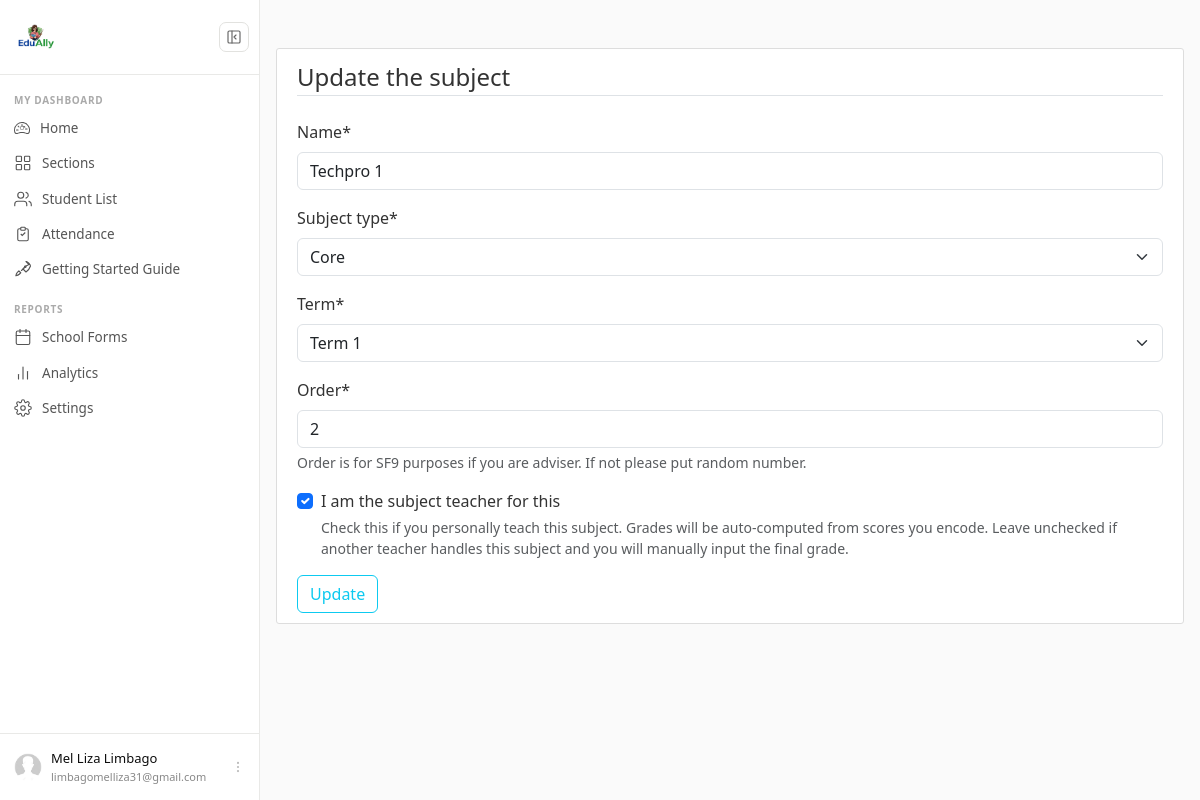
/section/detail/1/subject/update/1 (signed in), run on an earlier commit of the app's database.
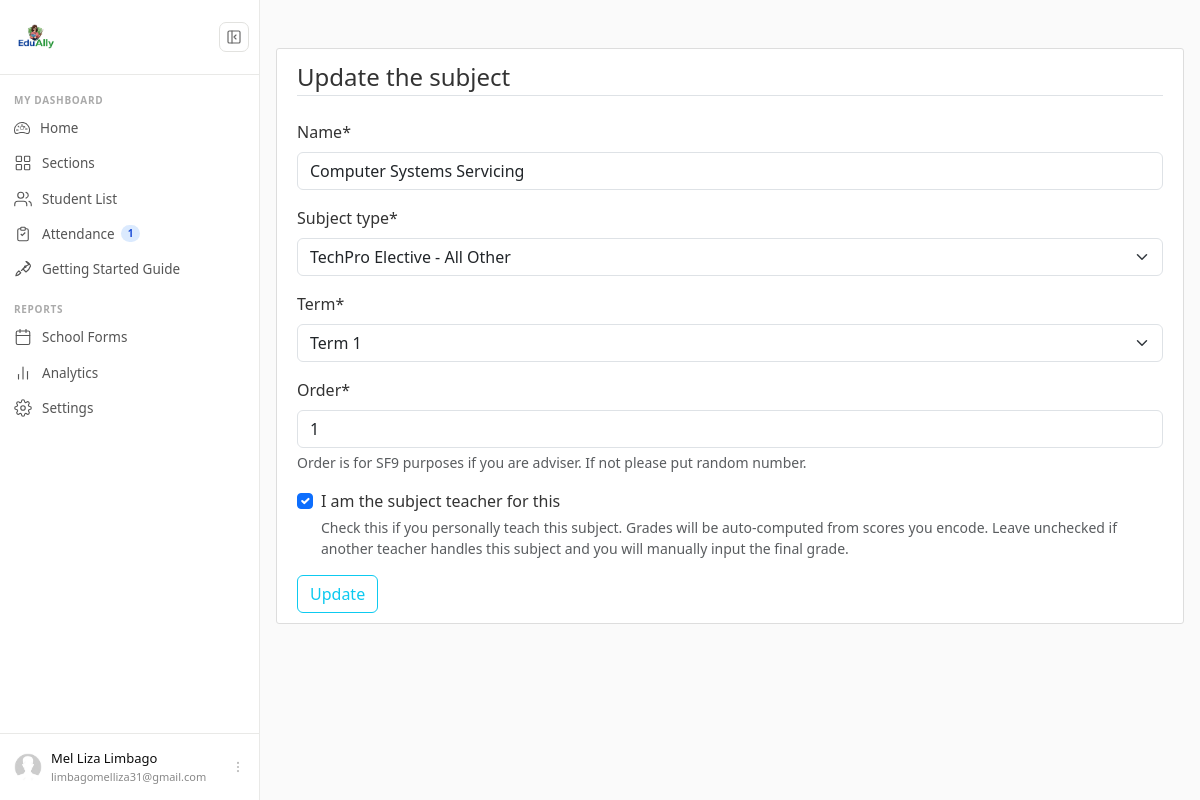
And on a later commit of the database.
### sections/models.py (models this page shows, shortened)
class Subject(models.Model):
    section = models.ForeignKey(Section, on_delete=models.CASCADE)
    term = models.ForeignKey(Term, on_delete=models.CASCADE)
    name = models.CharField(max_length=100)
    subject_type = models.CharField(max_length=20,choices=SUBJECT_TYPE_CHOICES,default='core')
    order = models.IntegerField(help_text="Order is for SF9 purposes if you are adviser. If not please put random number.")
    is_handled_by_owner = models.BooleanField(default=False, verbose_name="I am the subject teacher for this",help_text="Check this if you personally teach this subject. \nGrades will be auto-computed from scores you encode. \nLeave unchecked if another teacher handles this subject \nand you will manually input the final grade.")

### term/models.py (models this page shows, shortened)
class Term(models.Model):
    school_year= models.ForeignKey(schoolYear, on_delete=models.CASCADE)
    name = models.CharField(max_length=50)
    start_date=models.DateField()
    end_date=models.DateField()
    is_current  = models.BooleanField(default=False, verbose_name="Current Term")
    def __str__(self):
        return self.name

### sections/views.py (the view, shortened to what this page needs)
# urls.py: path('detail/<int:section_pk>/subject/update/<int:subject_pk>', SubjectUpdateView.as_view(),name='subject-update'),
class SubjectUpdateView(LoginRequiredMixin, UserPassesTestMixin, UpdateView):
    model = Subject
    fields = ['name','subject_type','term','order','is_handled_by_owner']
    template_name = 'sections/subject_update.html'
    def get_object(self, queryset=None):
        return get_object_or_404(Subject, pk=self.kwargs['subject_pk'], section_id=self.kwargs['section_pk'])
    def test_func(self):
        subject = self.get_object()
        if self.request.user == subject.section.adviser:
            return True
        return False

### attendance/context_processors.py (called while the page is built)
def attendance_alerts(request):
    if not request.user.is_authenticated:
        return {}
    today = datetime.date.today()
    unrecorded_count = 0
    adviser_sections = Section.objects.filter(
        adviser=request.user,
        is_adviser=True
    )
    for section in adviser_sections:
        has_students = Enrollment.objects.filter(
            section=section
        ).exists()
        if has_students:
            recorded = Attendance.objects.filter(
                enrollment__section=section,
                date=today
            ).exists()
            if not recorded:
                unrecorded_count += 1
    return {
        'unrecorded_count': unrecorded_count
    }

### sections/templates/sections/subject_update.html (shortened to what this page needs)
{% extends "users/base.html" %}
{% load crispy_forms_tags %}
{% block content %}
	<div class="content-section">
		<form method="POST">
			<fieldset class="form-group">
				<legend class="border-bottom mb-4">Update the subject</legend>
			{{ form|crispy }}
			</fieldset>
			<div class="form-group">
				<button class="btn btn-outline-info" type="submit">Update</button>
			</div>
		</form>
	</div>
{% endblock content %}

### users/templates/partials/_sidebar.html (shortened to what the changed rows need)
{% load static %}
{% if user.is_authenticated %}
<div id="cs-sidebar">
  <nav class="cs-nav">
    <ul>
      <li>
        <a class="cs-link
            "
          href="{% url 'attendance-sections' %}">
            <span class="cs-label">
                Attendance
                {% if unrecorded_count > 0 %}
                <span class="cs-badge">{{ unrecorded_count }}</span>
                {% endif %}
            </span>
        </a>
    </li>
    </ul>
  </nav>
</div>
{% endif %}

What changed in the data, as far as the page shows it:
changed Subject "Term 1": name "Techpro 1" → "Computer Systems Servicing"; subject_type "Core" → "TechPro Elective - All Other"; order "2" → "1"
Also different on the page:
{{ unrecorded_count }}: (not shown) → "1"
